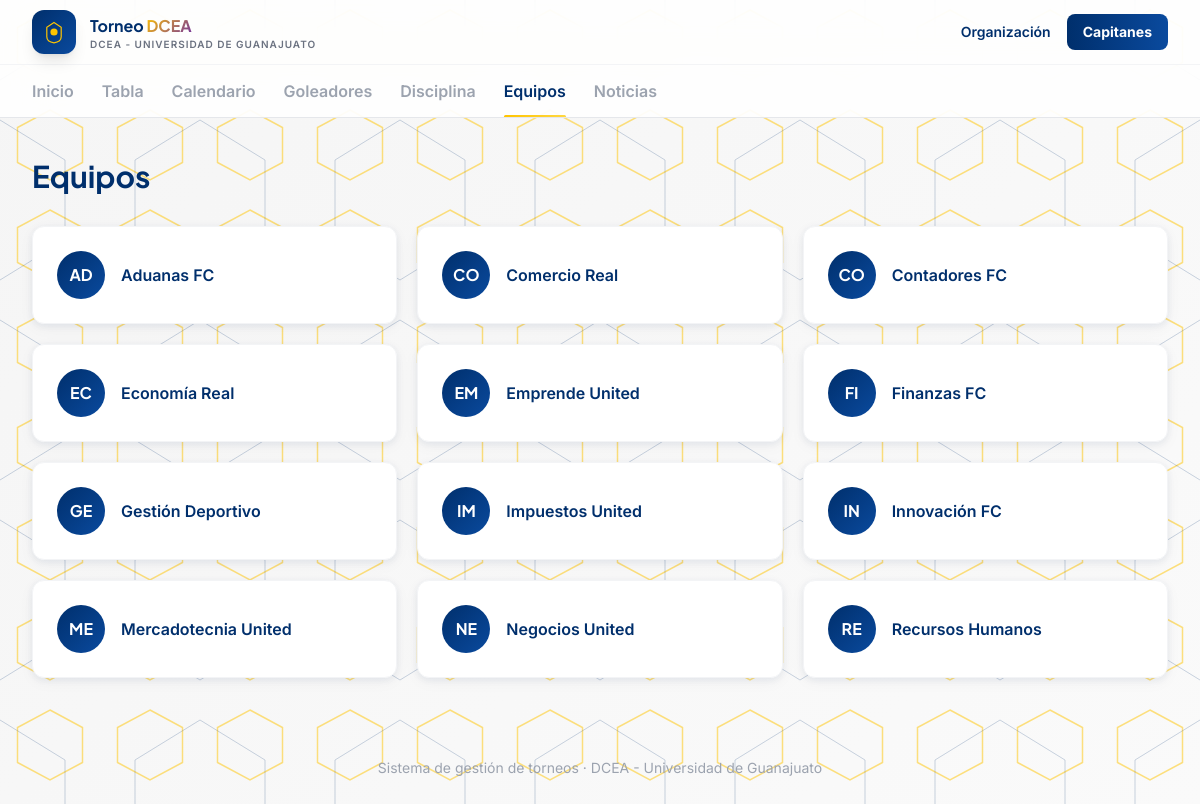
Screenshot of /equipos with the database file from the repository.
### app/models/core.py (models this page shows)
class Organizacion(db.Model):
    __tablename__ = "organizaciones"
    id = db.Column(db.Integer, primary_key=True)
    nombre = db.Column(db.String(150), nullable=False)
    logo_url = db.Column(db.String(300))
    torneos = db.relationship("Torneo", backref="organizacion", lazy=True)
    equipos = db.relationship("Equipo", backref="organizacion", lazy=True)
    canchas = db.relationship("Cancha", backref="organizacion", lazy=True)
    arbitros = db.relationship("Arbitro", backref="organizacion", lazy=True)
    noticias = db.relationship("Noticia", backref="organizacion", lazy=True)

### app/models/equipos.py (models this page shows, shortened)
class Equipo(db.Model):
    __tablename__ = "equipos"
    id = db.Column(db.Integer, primary_key=True)
    organizacion_id = db.Column(db.Integer, db.ForeignKey("organizaciones.id"), nullable=False)
    nombre = db.Column(db.String(120), nullable=False)
    escudo_url = db.Column(db.String(300))
    capitan_id = db.Column(db.Integer, db.ForeignKey("usuarios.id"))
    inscripciones = db.relationship("Inscripcion", backref="equipo", lazy=True)
    rosters = db.relationship("Roster", backref="equipo", lazy=True)

### app/routes/public.py (the view)
@public_bp.route("/equipos")
def equipos():
    lista = Equipo.query.order_by(Equipo.nombre).all()
    return render_template("public/equipos.html", equipos=lista)

### app/templates/public/equipos.html (shortened to what this page needs)
{% extends "public/base.html" %}
{% block content %}
<h1 class="font-display text-3xl font-bold text-navy mb-8">Equipos</h1>
<div class="grid sm:grid-cols-2 lg:grid-cols-3 gap-5">
  {% for e in equipos %}
    <a href="{{ url_for('public.equipo_detalle', equipo_id=e.id) }}" class="card-hover bg-white rounded-xl shadow-card border border-gray-100 p-6 flex items-center gap-4">
      <div class="w-12 h-12 rounded-full bg-gradient-to-br from-navy to-navy-light flex items-center justify-center text-white font-display font-bold flex-shrink-0">
        {{ e.nombre[:2].upper() }}
      </div>
      <p class="font-semibold text-navy">{{ e.nombre }}</p>
    </a>
  {% else %}
    <p class="text-gray-400">Aún no hay equipos registrados.</p>
  {% endfor %}
</div>
{% endblock %}

### app/templates/public/base.html (shortened to what this page needs)
<!DOCTYPE html>
<html lang="es">
<head>
<script src="https://cdn.tailwindcss.com"></script>
</head>
<body>
<header class="sticky top-0 z-40 bg-white/85 backdrop-blur-xl border-b border-gray-200">
  <div class="max-w-7xl mx-auto px-5 sm:px-8 h-16 flex items-center justify-between">
    <a href="{{ url_for('public.home') }}" class="flex items-center gap-3.5">
      <div class="w-11 h-11 rounded-xl bg-gradient-to-br from-navy to-navy-light flex items-center justify-center shadow-lg">
        <svg width="24" height="24" viewBox="0 0 40 40" fill="none">
          <path d="M20 4 L32 12 V28 C32 34 28 37 20 38 C12 37 8 34 8 28 V12 Z" stroke="#FFC400" stroke-width="2" fill="none"/>
          <circle cx="20" cy="20" r="6" fill="#FFC400"/>
        </svg>
      </div>
      <div class="leading-tight">
        <p class="font-display font-bold text-navy text-[15px] sm:text-base">Torneo <span class="gradient-accent">DCEA</span></p>
        <p class="text-[10px] text-gray-500 tracking-widest uppercase font-semibold hidden sm:block">{{ organizacion.nombre if organizacion else 'Sitio público' }}</p>
      </div>
    </a>
    <div class="flex items-center gap-4">
      <a href="{{ url_for('admin.login') }}" class="text-sm font-semibold text-navy hover:text-gold hidden sm:inline">Organización</a>
      <a href="{{ url_for('capitan.login') }}" class="bg-gradient-to-r from-navy to-navy-light hover:shadow-lg text-white text-sm font-bold px-4 py-2 rounded-lg transition-all">Capitanes</a>
    </div>
  </div>
  <nav class="max-w-7xl mx-auto px-5 sm:px-8 flex gap-7 border-t border-gray-100 overflow-x-auto">
    {% macro navlink(endpoint, label) %}
      <a href="{{ url_for(endpoint) }}" class="tab-link {{ 'active' if request.endpoint == endpoint }}">{{ label }}</a>
    {% endmacro %}
    {{ navlink('public.home', 'Inicio') }}
    {{ navlink('public.tabla_posiciones', 'Tabla') }}
    {{ navlink('public.calendario', 'Calendario') }}
    {{ navlink('public.goleadores', 'Goleadores') }}
    {{ navlink('public.disciplina', 'Disciplina') }}
    {{ navlink('public.equipos', 'Equipos') }}
    {{ navlink('public.noticias', 'Noticias') }}
  </nav>
</header>
<main class="max-w-7xl mx-auto px-5 sm:px-8 py-10">
  {% block content %}{% endblock %}
</main>
<footer class="text-center py-10 text-gray-400 text-sm">
  Sistema de gestión de torneos &middot; {{ organizacion.nombre if organizacion else '' }}
</footer>
</body>
</html>

### app/templates/public/base.html (style rules this page uses)
* { box-sizing: border-box; }
body { font-family: 'Inter', sans-serif; min-height: 100vh; position: relative; background: linear-gradient(135deg, #F5F5F5 0%, #FAFAFA 100%); overflow-x: hidden; }
body::before { content: ''; position: fixed; top: 0; left: 0; width: 100%; height: 100%; z-index: -2; background-repeat: repeat; background-size: 100px 100px; pointer-events: none; }
body::after { content: ''; position: fixed; top: 0; left: 0; width: 100%; height: 100%; z-index: -2; background-repeat: repeat; background-size: 200px 200px; background-position: 100px 100px; pointer-events: none; }
main { position: relative; z-index: 1; }
.font-display { font-family: 'Plus Jakarta Sans', sans-serif; }
.tab-link { position: relative; font-weight: 600; color: #9CA3AF; padding: 14px 0; white-space: nowrap; }
.tab-link.active { color: #002F6C; }
.tab-link.active::after { content: ''; position: absolute; left: 0; right: 0; bottom: -1px; height: 3px; background: linear-gradient(90deg, #FFC400, #FFD740); border-radius: 2px; }
.card-hover { transition: all .3s ease; }
.gradient-accent { background: linear-gradient(135deg, #FFC400, #7030A0); -webkit-background-clip: text; -webkit-text-fill-color: transparent; background-clip: text; }

### rows the page displays
Organizacion: nombre "DCEA - UNIVERSIDAD DE GUANAJUATO", nombre "DCEA - Universidad de Guanajuato"
Equipo: nombre "AD", nombre "Aduanas FC"
Equipo: nombre "CO", nombre "Comercio Real"
Equipo: nombre "CO", nombre "Contadores FC"
Equipo: nombre "EC", nombre "Economía Real"
Equipo: nombre "EM", nombre "Emprende United"
Equipo: nombre "FI", nombre "Finanzas FC"
Equipo: nombre "GE", nombre "Gestión Deportivo"
Equipo: nombre "IM", nombre "Impuestos United"
Equipo: nombre "IN", nombre "Innovación FC"
Equipo: nombre "ME", nombre "Mercadotecnia United"
Equipo: nombre "NE", nombre "Negocios United"
Equipo: nombre "RE", nombre "Recursos Humanos"

### other values shown
{{ label }} "Inicio Tabla Calendario Goleadores Disciplina Equipos Noticias"
